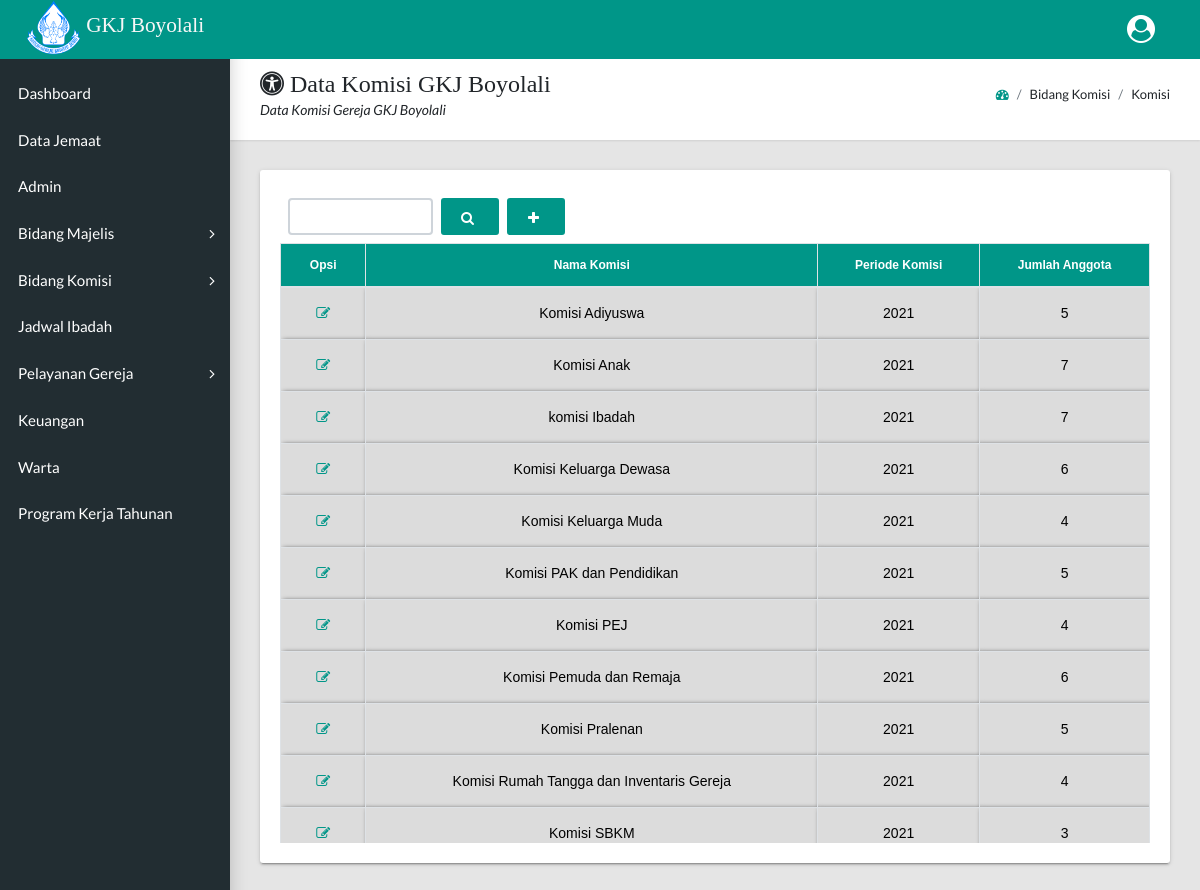
/admin/docs/struktur_komisi.php, run on the app's committed database.
### tables this page shows
CREATE TABLE `struktur_komisi` (
  `idnama_komisi` varchar(50) NOT NULL,
  `periode_komisi` varchar(11) NOT NULL,
  `jumlah_anggota` varchar(11) NOT NULL
);

### admin/docs/struktur_komisi.php (the view, shortened to what this page needs)
<?php
include '../../database.php';
if (isset($_POST['cari'])) {
$cari = $_POST['cari1'];
if ($cari != null) {
  $struktur_komisi = mysqli_query($conn, "SELECT * FROM `struktur_komisi` where `idnama_komisi` like '%$cari%' or `idnama_komisi` like '%$cari%' ");
  $data = mysqli_fetch_array($struktur_komisi);
} else {
  $struktur_komisi = mysqli_query($conn, "SELECT * FROM `struktur_komisi` ");
  $data = mysqli_fetch_array($struktur_komisi);
}
} else {
  $struktur_komisi = mysqli_query($conn, "SELECT * FROM `struktur_komisi` ");
}
$cek = mysqli_num_rows($struktur_komisi);
?>
<!DOCTYPE html>
<html lang="en">
<?php
include 'header.php';
?>
  <body class="app sidebar-mini">
<?php
include 'navbar_menu.php';
include 'sidebar_menu.php';
?>
    <main class="app-content">
      <div class="app-title">
        <div>
          <h1><i class="fa fa-universal-access" aria-hidden="true"></i></i> Data Komisi GKJ Boyolali</h1>
          <p>Data Komisi Gereja GKJ Boyolali</p>
        </div>
        <ul class="app-breadcrumb breadcrumb">
          <li class="breadcrumb-item"><a href="dashboard.php"><i class="fa fa-dashboard"></a></i></li>
          <li class="breadcrumb-item">Bidang Komisi</li>
          <li class="breadcrumb-item">Komisi</li>
        </ul>
      </div>
      <div class="row">
        <div class="col-md-12">
          <div class="tile">
            <div class="tile-body">
              <form action="" method="POST">
              <div class="form-inline">
              <input type="text" name="cari1" class="form-control col-2 m-2">
              <button type="submit" name="cari" class="btn btn-info"><i class="app-menu__icon fa fa-search" aria-hidden="true"></i></button>
              <a href="proses_tambah_struktur_komisi.php" class="btn btn-info ml-2"><i class="app-menu__icon fa fa-plus" aria-hidden="true"></i></a>
            </div>
          </form>
              <div style="height: 600px;overflow: scroll;">
                <table class=" table-hover table-bordered" >
                  <?php
                  if ($cek == 0) {
                    echo "  <script>
                    Swal.fire(
                      '<strong>Maaf...!</strong>',
                      'Kata Kunci yang anda masukan tidak ada',
                      'question'
                    )
                   </script>";
                  } else { ?>
                  <thead>
                    <tr>
                      <th rowspan="2">Opsi</th>
                      <th rowspan="2">Nama Komisi</th>
                      <th rowspan="2">Periode Komisi</th>
                      <th rowspan="2">Jumlah Anggota</th>
                    </tr>
                  </thead>
                  <tbody>
                  <?php foreach ($struktur_komisi as $row) : ?>
                    <tr>
                      <td><a href="proses_edit_struktur_komisi.php?id=<?= $row["idnama_komisi"]; ?>"><i class="fa fa-pencil-square-o" aria-hidden="true" title="Edit"></i></td>
                      <td><?= $row["idnama_komisi"]; ?></td>
                      <td><?= $row["periode_komisi"]; ?></td>
                      <td><?= $row["jumlah_anggota"]; ?></td>
                    </tr>
                    <?php endforeach;
                  }
                  ?>
                  </tbody>
                </table>
              </div>
          </div>
        </div>
      </div>
    </main>
  </body>
</html>

### admin/docs/header.php (style rules this page uses)
table { width: 100%; text-align: center; }
th { position: sticky; top: 0; background-color: #009688; color: #fff; padding: 12px 20px; text-align: center; text-transform: capitalize; font-family: 'PT Sans', sans-serif; font-size: 9pt; }
thead { position: sticky; top: 0; }
td { background-color:#DCDCDC; color: #000; text-align: center; border: #fff; padding: 15px; box-shadow: 2px 2px 5px #000000; font-family: 'Poppins', sans-serif; }

### data on the page
struktur_komisi: idnama_komisi "Komisi Adiyuswa", periode_komisi "2021", jumlah_anggota "5"
struktur_komisi: idnama_komisi "Komisi Anak", periode_komisi "2021", jumlah_anggota "7"
struktur_komisi: idnama_komisi "komisi Ibadah", periode_komisi "2021", jumlah_anggota "7"
struktur_komisi: idnama_komisi "Komisi Keluarga Dewasa", periode_komisi "2021", jumlah_anggota "6"
struktur_komisi: idnama_komisi "Komisi Keluarga Muda", periode_komisi "2021", jumlah_anggota "4"
struktur_komisi: idnama_komisi "Komisi PAK dan Pendidikan", periode_komisi "2021", jumlah_anggota "5"
struktur_komisi: idnama_komisi "Komisi PEJ", periode_komisi "2021", jumlah_anggota "4"
struktur_komisi: idnama_komisi "Komisi Pemuda dan Remaja", periode_komisi "2021", jumlah_anggota "6"
struktur_komisi: idnama_komisi "Komisi Pralenan", periode_komisi "2021", jumlah_anggota "5"
struktur_komisi: idnama_komisi "Komisi Rumah Tangga dan Inventaris Gereja", periode_komisi "2021", jumlah_anggota "4"
struktur_komisi: idnama_komisi "Komisi SBKM", periode_komisi "2021", jumlah_anggota "3"
